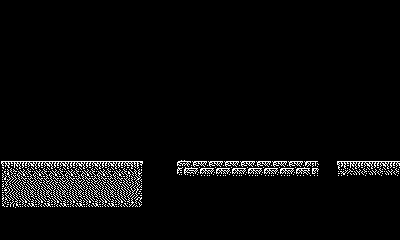

Below is a game level as drawn by its tile map, then a one-line description and the .tmx file that defines it, in full:
An orthogonal 25x15 tile map with 16x16 px tiles, 1 tile layer (Tile Layer 1).

<map version="1.9" tiledversion="1.9.2" orientation="orthogonal" renderorder="right-down" width="25" height="15" tilewidth="16" tileheight="16" infinite="0" nextlayerid="2" nextobjectid="1">
 <tileset firstgid="1" name="Plansza" tilewidth="16" tileheight="16" tilecount="77" columns="7">
  <image source="../source/Images/tiles-table-16-16.png" width="112" height="176" />
 </tileset>
 <layer id="1" name="Tile Layer 1" width="25" height="15">
  <data encoding="csv">
0,0,0,0,0,0,0,0,0,0,0,0,0,0,0,0,0,0,0,0,0,0,0,0,0,
0,0,0,0,0,0,0,0,0,0,0,0,0,0,0,0,0,0,0,0,0,0,0,0,0,
0,0,0,0,0,0,0,0,0,0,0,0,0,0,0,0,0,0,0,0,0,0,0,0,0,
0,0,0,0,0,0,0,0,0,0,0,0,0,0,0,0,0,0,0,0,0,0,0,0,0,
0,0,0,0,0,0,0,0,0,0,0,0,0,0,0,0,0,0,0,0,0,0,0,0,0,
0,0,0,0,0,0,0,0,0,0,0,0,0,0,0,0,0,0,0,0,0,0,0,0,0,
0,0,0,0,0,0,0,0,0,0,0,0,0,0,0,0,0,0,0,0,0,0,0,0,0,
0,0,0,0,0,0,0,0,0,0,0,0,0,0,0,0,0,0,0,0,0,0,0,0,0,
0,0,0,0,0,0,0,0,0,0,0,0,0,0,0,0,0,0,0,0,0,0,0,0,0,
0,0,0,0,0,0,0,0,0,0,0,0,0,0,0,0,0,0,0,0,0,0,0,0,0,
1,2,2,2,2,2,2,2,3,0,0,43,44,44,44,44,44,44,44,45,0,4,5,5,5,
8,9,9,9,9,9,9,9,10,0,0,0,0,0,0,0,0,0,0,0,0,0,0,0,0,
15,16,16,16,16,16,16,16,17,0,0,0,0,0,0,0,0,0,0,0,0,0,0,0,0,
0,0,0,0,0,0,0,0,0,0,0,0,0,0,0,0,0,0,0,0,0,0,0,0,0,
0,0,0,0,0,0,0,0,0,0,0,0,0,0,0,0,0,0,0,0,0,0,0,0,0
</data>
 </layer>
</map>